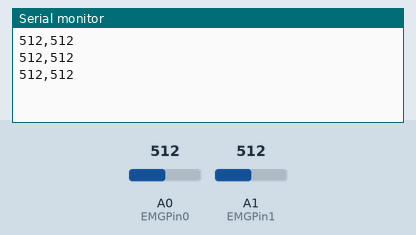
The sketch below on a simulated Arduino Uno, built with avr-gcc and run on an emulated ATmega328P. Shown: the last lines printed to the serial monitor. The test bench sets the inputs (shaded band); at power-on: A0 (EMGPin0) = 512, A1 (EMGPin1) = 512.

Above: at 1.3 s.
1.4 s: A0 (EMGPin0) set to 716
At 1.9 s:
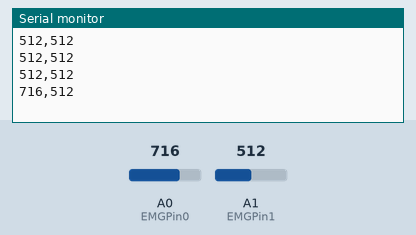
2.9 s: A1 (EMGPin1) set to 716
At 3.4 s:
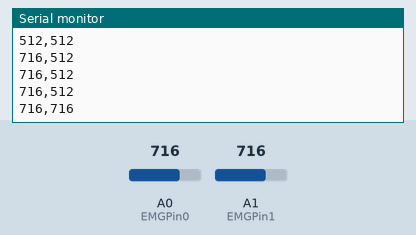
4.4 s: A0 (EMGPin0) set to 900
At 4.9 s:
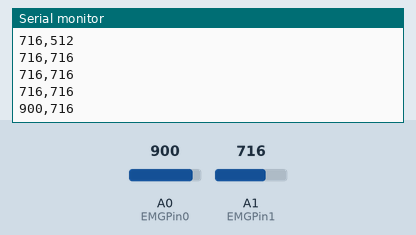
5.9 s: A1 (EMGPin1) set to 900
At 6.3 s:
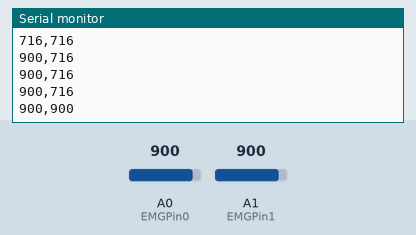
Timing chart, 0 to 8.4 s (numbered marks = the images above; inputs shaded):
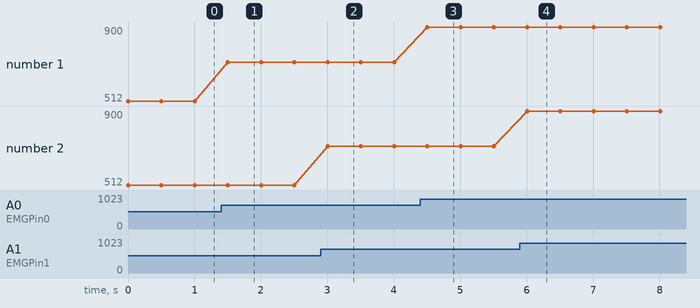

The sketch:

emg_check.ino
```cpp
#define EMGPin0 A0
#define EMGPin1 A1
int EMGVal0;
int EMGVal1;

void setup() {
Serial.begin(9600);
}

void loop() {

EMGVal0 = analogRead(EMGPin0);

EMGVal1 = analogRead(EMGPin1);

Serial.print(EMGVal0);
Serial.print(",");
Serial.print(EMGVal1);
delay(500);//help you to observe values
Serial.println();

}
```

Measured:
- after the input at 1.4 s, the serial monitor: prints a new line after 0.10 s (image 1)
- after the input at 2.9 s, the serial monitor: prints a new line after 0.11 s (image 2)
- after the input at 4.4 s, the serial monitor: prints a new line after 0.11 s (image 3)
- after the input at 5.9 s, the serial monitor: prints a new line after 0.11 s (image 4)
- plotted number 1: 512 → 716 after the input at 1.4 s, 716 → 900 after the input at 4.4 s
